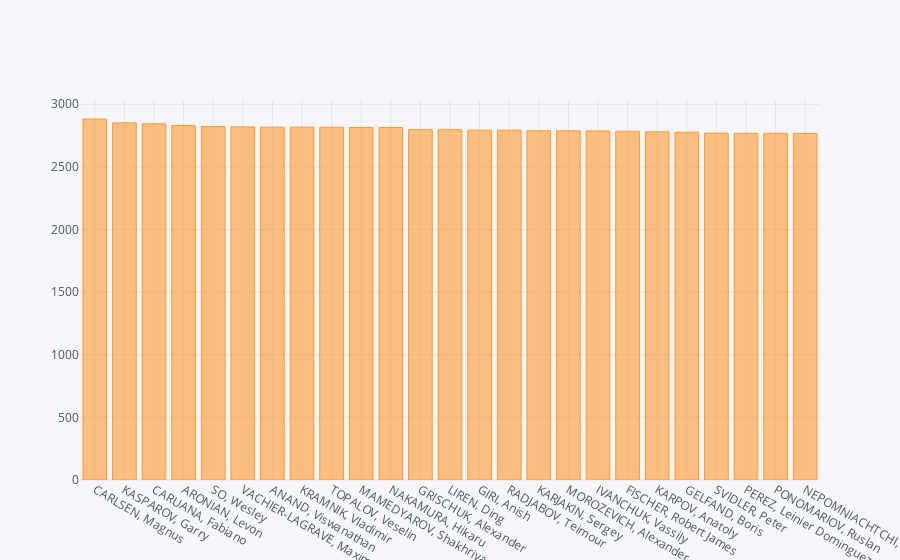

Write notebook code for a chart like this one.
### Markdown cell above
##### Top 25 Chess Players by Rating

Getting the top 25 chess players by rating for analysis.

### Code cell
#Plotting the top 25 chess players by rating
top_25players = pd.read_sql('''SELECT [Player Name], country, [no. of games], [years of experience], rating
            FROM table4
            ORDER BY rating DESC
            LIMIT 25''', conn)
top_25players.iplot(x='Player Name', y='Rating', kind='bar')

### Figure 1 — Plotly figure (JSON) as saved in the notebook; plotly's stock layout.template omitted (floating-point values rounded to 4 significant figures)
{"data": [{"marker": {"color": "rgba(255, 153, 51, 0.6)", "line": {"color": "rgba(255, 153, 51, 1.0)", "width": 1}}, "name": "Rating", "orientation": "v", "text": "", "type": "bar", "uid": "d472780b-dd67-40d3-8ca5-9638b83cceea", "x": ["CARLSEN, Magnus", "KASPAROV, Garry", "CARUANA, Fabiano", "ARONIAN, Levon", "SO, Wesley", "VACHIER-LAGRAVE, Maxime", "ANAND, Viswanathan", "KRAMNIK, Vladimir", "TOPALOV, Veselin", "MAMEDYAROV, Shakhriyar", "NAKAMURA, Hikaru", "GRISCHUK, Alexander", "LIREN, Ding", "GIRI, Anish", "RADJABOV, Teimour", "KARJAKIN, Sergey", "MOROZEVICH, Alexander", "IVANCHUK, Vassily", "FISCHER, Robert James", "KARPOV, Anatoly", "GELFAND, Boris", "SVIDLER, Peter", "PEREZ, Leinier Dominguez", "PONOMARIOV, Ruslan", "NEPOMNIACHTCHI, Ian"], "y": [2882, 2851, 2844, 2830, 2822, 2819, 2817, 2817, 2816, 2814, 2814, 2797, 2797, 2793, 2793, 2788, 2788, 2787, 2785, 2780, 2777, 2769, 2768, 2768, 2767]}], "layout": {"legend": {"bgcolor": "#F5F6F9", "font": {"color": "#4D5663"}}, "paper_bgcolor": "#F5F6F9", "plot_bgcolor": "#F5F6F9", "title": {"font": {"color": "#4D5663"}}, "xaxis": {"gridcolor": "#E1E5ED", "showgrid": true, "tickfont": {"color": "#4D5663"}, "title": {"font": {"color": "#4D5663"}, "text": ""}, "zerolinecolor": "#E1E5ED"}, "yaxis": {"gridcolor": "#E1E5ED", "showgrid": true, "tickfont": {"color": "#4D5663"}, "title": {"font": {"color": "#4D5663"}, "text": ""}, "zerolinecolor": "#E1E5ED"}}}
